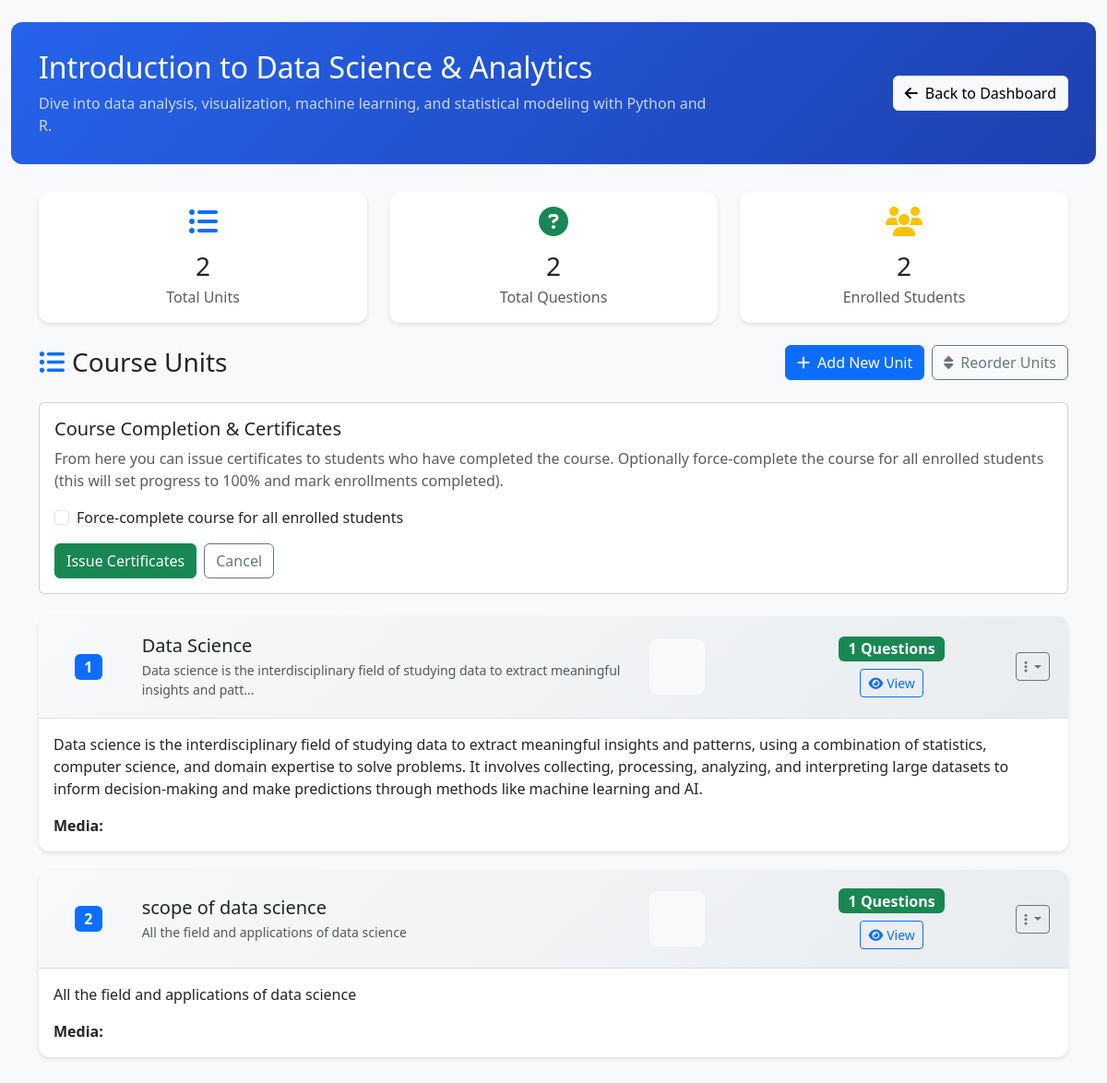
/Instructor/manage_course.php?course_id=3 (signed in), run on the app's committed database.
### tables this page shows
CREATE TABLE `courses` (
  `course_id` int(11) NOT NULL,
  `instructor_id` int(11) NOT NULL,
  `category_id` int(11) DEFAULT NULL,
  `title` varchar(200) NOT NULL,
  `description` text DEFAULT NULL,
  `short_description` varchar(500) DEFAULT NULL,
  `thumbnail` varchar(255) DEFAULT NULL,
  `price` decimal(10,2) DEFAULT 0.00,
  `duration_hours` int(11) DEFAULT NULL,
  `difficulty_level` enum('beginner','intermediate','advanced') DEFAULT 'beginner',
  `status` enum('draft','published','archived') DEFAULT 'draft',
  `featured` tinyint(1) DEFAULT 0,
  `created_at` timestamp NOT NULL DEFAULT current_timestamp(),
  `updated_at` timestamp NOT NULL DEFAULT current_timestamp() ON UPDATE current_timestamp()
);

CREATE TABLE `course_units` (
  `unit_id` int(11) NOT NULL,
  `course_id` int(11) NOT NULL,
  `title` varchar(200) NOT NULL,
  `description` text DEFAULT NULL,
  `order_index` int(11) DEFAULT 0,
  `created_at` timestamp NOT NULL DEFAULT current_timestamp()
);

### Instructor/manage_course.php (the view, shortened to what this page needs)
<?php
$db = getDB();
$instructor_id = $_SESSION['user_id'];
$course_id = isset($_GET['course_id']) ? (int)$_GET['course_id'] : 0;
$courseCheck = $db->prepare("SELECT * FROM courses WHERE course_id = ? AND instructor_id = ?");
if ($courseCheck) {
    $courseCheck->bind_param("ii", $course_id, $instructor_id);
    $courseCheck->execute();
    $courseResult = $courseCheck->get_result();
        ?>
        <?php
    $course = $courseResult->fetch_assoc();
} else {
    header("Location: instructor_dashboard.php");
    exit();
}
$units = [];
$unitsStmt = $db->prepare("
    SELECT u.*,
           -- Provide fallback media columns in case older schemas don't have them
           NULL AS media_type,
           NULL AS media_url,
           NULL AS media_file_path,
           NULL AS media_description,
           COUNT(q.question_id) as question_count
    FROM course_units u
    LEFT JOIN unit_questions q ON u.unit_id = q.unit_id AND q.is_active = 1
    WHERE u.course_id = ?
    GROUP BY u.unit_id
    ORDER BY u.order_index ASC
");
if ($unitsStmt) {
    $unitsStmt->bind_param("i", $course_id);
    if ($unitsStmt->execute()) {
        $unitsResult = $unitsStmt->get_result();
        if ($unitsResult) {
            while ($row = $unitsResult->fetch_assoc()) {
                $units[] = $row;
            }
        }
    } else {
        $units_error = $unitsStmt->error;
        error_log("manage_course.php - unitsStmt execute failed: " . $units_error);
    }
} else {
    $units_error = $db->error;
    error_log("manage_course.php - unitsStmt prepare failed: " . $units_error);
}
$stats = [
    'total_units' => count($units),
    'total_questions' => 0,
    'total_enrollments' => 0
];
foreach ($units as $unit) {
    $stats['total_questions'] += $unit['question_count'];
}
$enrollStmt = $db->prepare("SELECT COUNT(*) as count FROM enrollments WHERE course_id = ?");
if ($enrollStmt) {
    $enrollStmt->bind_param("i", $course_id);
    $enrollStmt->execute();
    $enrollResult = $enrollStmt->get_result();
    $stats['total_enrollments'] = $enrollResult->fetch_assoc()['count'];
}
?>
<!DOCTYPE html>
<html lang="en">
<head>
    <link href="https://cdn.jsdelivr.net/npm/bootstrap@5.3.3/dist/css/bootstrap.min.css" rel="stylesheet">
    <link rel="stylesheet" href="https://cdnjs.cloudflare.com/ajax/libs/font-awesome/6.5.0/css/all.min.css">
    <link rel="stylesheet" href="https://cdn.jsdelivr.net/npm/sortablejs@1.15.0/Sortable.min.css">
</head>
<body class="bg-light">
    <div class="container-fluid py-4">
        <div class="course-header">
            <div class="container">
                <div class="row align-items-center">
                    <div class="col-md-8">
                        <h1 class="h2 mb-2"><?php echo htmlspecialchars($course['title']); ?></h1>
                        <p class="mb-0 opacity-75"><?php echo htmlspecialchars($course['description'] ?? ''); ?></p>
                    </div>
                    <div class="col-md-4 text-md-end">
                        <a href="instructor_dashboard.php" class="btn btn-light">
                            <i class="fas fa-arrow-left me-2"></i>Back to Dashboard
                        </a>
                    </div>
                </div>
            </div>
        </div>
        <div class="container">
            <div class="row mb-4">
                <div class="col-md-4">
                    <div class="card stat-card">
                        <div class="card-body text-center">
                            <i class="fas fa-list-ul fa-2x text-primary mb-3"></i>
                            <h3 class="mb-1"><?php echo $stats['total_units']; ?></h3>
                            <p class="text-muted mb-0">Total Units</p>
                        </div>
                    </div>
                </div>
                <div class="col-md-4">
                    <div class="card stat-card">
                        <div class="card-body text-center">
                            <i class="fas fa-question-circle fa-2x text-success mb-3"></i>
                            <h3 class="mb-1"><?php echo $stats['total_questions']; ?></h3>
                            <p class="text-muted mb-0">Total Questions</p>
                        </div>
                    </div>
                </div>
                <div class="col-md-4">
                    <div class="card stat-card">
                        <div class="card-body text-center">
                            <i class="fas fa-users fa-2x text-warning mb-3"></i>
                            <h3 class="mb-1"><?php echo $stats['total_enrollments']; ?></h3>
                            <p class="text-muted mb-0">Enrolled Students</p>
                        </div>
                    </div>
                </div>
            </div>
            <div class="d-flex justify-content-between align-items-center mb-4">
                <h3 class="mb-0">
                    <i class="fas fa-list-ul me-2 text-primary"></i>Course Units
                </h3>
                <div class="d-flex gap-2">
                    <a href="create_unit.php?course_id=<?php echo $course_id; ?>" class="btn btn-primary">
                        <i class="fas fa-plus me-2"></i>Add New Unit
                    </a>
                    <?php if (!empty($units)): ?>
                        <button type="button" class="btn btn-outline-secondary" onclick="toggleReorderMode()">
                            <i class="fas fa-sort me-2"></i>Reorder Units
                        </button>
                    <?php endif; ?>
                </div>
            </div>
            <div class="card mb-4">
                <div class="card-body">
                    <h5 class="card-title">Course Completion & Certificates</h5>
                    <p class="text-muted">From here you can issue certificates to students who have completed the course. Optionally force-complete the course for all enrolled students (this will set progress to 100% and mark enrollments completed).</p>
                    <form method="POST" onsubmit="return confirm('Are you sure you want to proceed? This will issue certificates to eligible students.');">
                        <div class="form-check mb-3">
                            <input class="form-check-input" type="checkbox" value="1" id="force_complete" name="force_complete">
                            <label class="form-check-label" for="force_complete">Force-complete course for all enrolled students</label>
                        </div>
                        <div class="d-flex gap-2">
                            <button type="submit" class="btn btn-success">Issue Certificates</button>
                            <a href="instructor_dashboard.php" class="btn btn-outline-secondary">Cancel</a>
                        </div>
                    </form>
                </div>
            </div>
            <?php if (empty($units)): ?>
                <div class="card">
                    <div class="card-body empty-state">
                        <i class="fas fa-list-ul fa-4x mb-4"></i>
                        <h4>No Units Created Yet</h4>
                        <p class="mb-4">Start building your course by creating your first unit. Each unit can contain multiple-choice questions and media content.</p>
                        <a href="create_unit.php?course_id=<?php echo $course_id; ?>" class="btn btn-primary btn-lg">
                            <i class="fas fa-plus me-2"></i>Create First Unit
                        </a>
                    </div>
                </div>
            <?php else: ?>
                <div id="unitsList">
                    <?php foreach ($units as $index => $unit): ?>
                        <div class="card unit-card" data-unit-id="<?php echo $unit['unit_id']; ?>">
                            <div class="unit-header">
                                <div class="row align-items-center">
                                    <div class="col-md-1 text-center">
                                        <span class="unit-number badge bg-primary fs-6"><?php echo $index + 1; ?></span>
                                    </div>
                                    <div class="col-md-6">
                                        <h5 class="mb-1"><?php echo htmlspecialchars($unit['title']); ?></h5>
                                        <p class="text-muted mb-0 small"><?php echo htmlspecialchars(substr($unit['description'] ?? '', 0, 100)); ?><?php echo strlen($unit['description'] ?? '') > 100 ? '...' : ''; ?></p>
                                    </div>
                                    <div class="col-md-2 text-center">
                                        <?php if ($unit['media_type'] !== 'none'): ?>
                                            <div class="media-preview">
                                            </div>
                                        <?php else: ?>
                                            <small class="text-muted">No Media</small>
                                        <?php endif; ?>
                                    </div>
                                    <div class="col-md-2 text-center">
                                        <div class="d-flex flex-column align-items-center">
                                            <span class="badge bg-success fs-6 mb-2"><?php echo $unit['question_count']; ?> Questions</span>
                                            <a href="manage_unit_questions.php?unit_id=<?php echo $unit['unit_id']; ?>" class="btn btn-sm btn-outline-primary" title="View Questions">
                                                <i class="fas fa-eye me-1"></i>View
                                            </a>
                                        </div>
                                    </div>
                                    <div class="col-md-1 text-end">
                                        <div class="dropdown">
                                            <button class="btn btn-sm btn-outline-secondary dropdown-toggle" type="button" data-bs-toggle="dropdown">
                                                <i class="fas fa-ellipsis-v"></i>
                                            </button>
                                        </div>
                                    </div>
                                </div>
                            </div>
                            <?php if (!empty($unit['description']) || $unit['media_type'] !== 'none'): ?>
                                <div class="card-body">
                                    <?php if (!empty($unit['description'])): ?>
                                        <p class="mb-3"><?php echo htmlspecialchars($unit['description']); ?></p>
                                    <?php endif; ?>
                                    <?php if ($unit['media_type'] !== 'none'): ?>
                                        <div class="d-flex align-items-center gap-3">
                                            <strong>Media:</strong>
                                        </div>
                                    <?php endif; ?>
                                </div>
                            <?php endif; ?>
                        </div>
                    <?php endforeach; ?>
                </div>
            <?php endif; ?>
        </div>
    </div>
</body>
</html>

### Instructor/manage_course.php (style rules this page uses)
:root { --primary-color: #2563eb; --secondary-color: #1e40af; --success-color: #059669; --danger-color: #dc2626; --warning-color: #d97706; }
.course-header { background: linear-gradient(135deg, var(--primary-color), var(--secondary-color)); color: white; padding: 30px 0; border-radius: 12px; margin-bottom: 30px; }
.stat-card { background: white; border-radius: 12px; box-shadow: 0 2px 4px rgba(0, 0, 0, 0.1); border: none; transition: transform 0.2s; }
.unit-card { background: white; border-radius: 12px; box-shadow: 0 2px 4px rgba(0, 0, 0, 0.1); border: none; margin-bottom: 20px; transition: transform 0.2s; }
.unit-header { background: linear-gradient(135deg, #f8f9fa, #e9ecef); padding: 20px; border-radius: 12px 12px 0 0; border-bottom: 1px solid #dee2e6; }
.media-preview { width: 60px; height: 60px; border-radius: 8px; object-fit: cover; background: #f8f9fa; display: flex; align-items: center; justify-content: center; }

### data on the page
courses: title "Introduction to Data Science & Analytics", description "Dive into data analysis, visualization, machine learning, and statistical modeling with Python and R."
course_units: title "Data Science", description "Data science is the interdisciplinary field of studying data to extract meaningful insights and patt", question_count "1", description "Data science is the interdisciplinary field of studying data to extract meaningful insights and patterns, using a combination of statistics, computer science, and domain expertise to solve problems. It involves collecting, processing, analyzing, and interpreting large datasets to inform decision-making and make predictions through methods like machine learning and AI."
course_units: title "scope of data science", description "All the field and applications of data science", question_count "1"

### other printed values
$stats['total_units'] "2"
$stats['total_questions'] "2"
$stats['total_enrollments'] "2"
